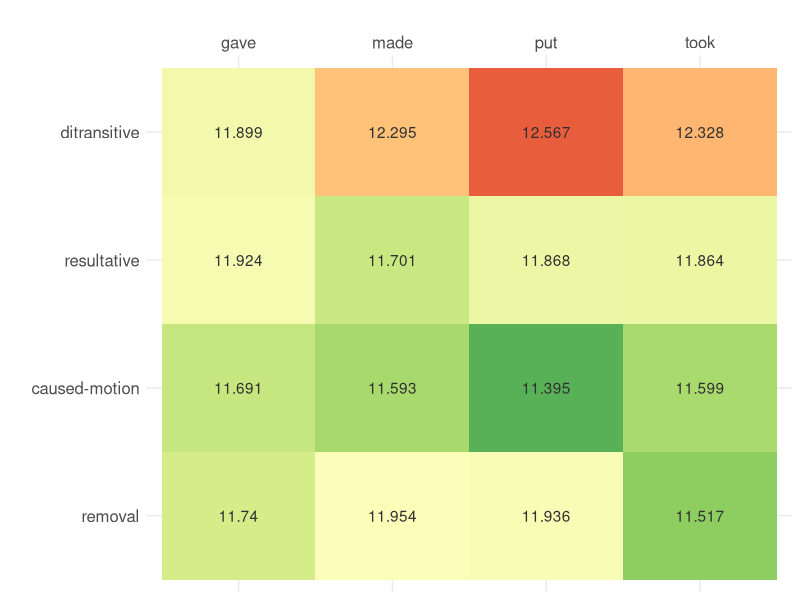
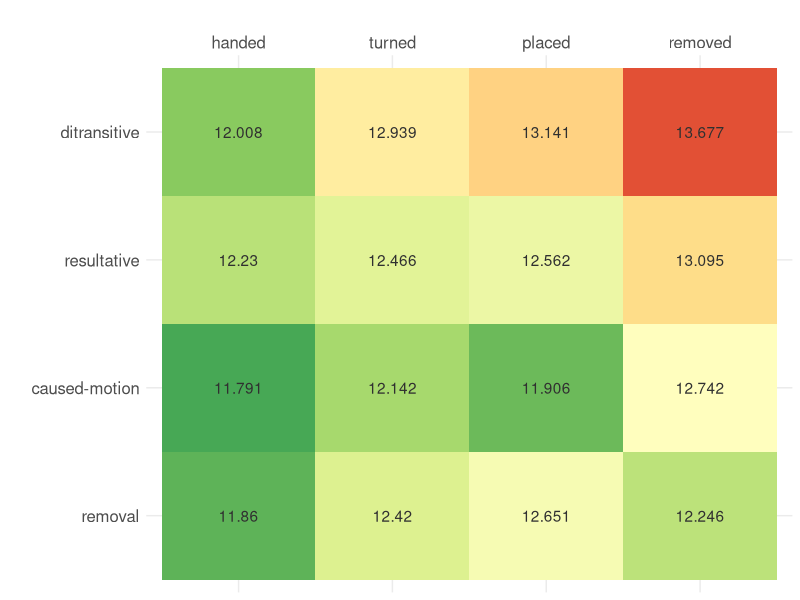
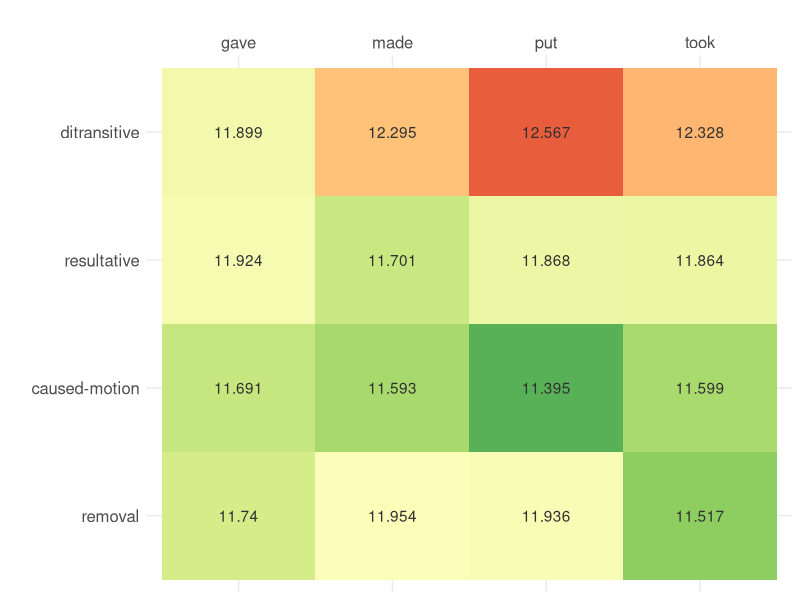
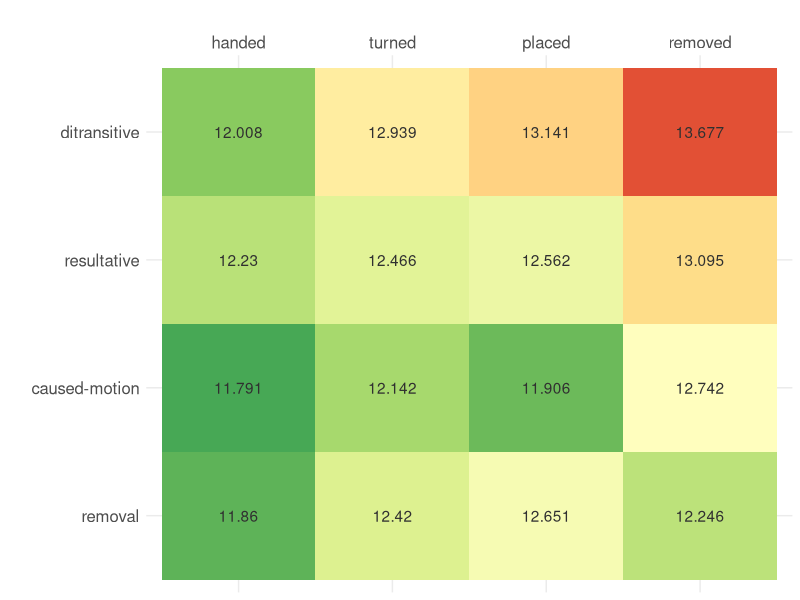

Source code (R) for these figures, in order:
library(tidyverse)
library(ggplot2)

high_freq_df = data.frame(
  cxn=c("ditransitive", "ditransitive", "ditransitive", "ditransitive",
        "resultative", "resultative", "resultative", "resultative",
        "caused-motion", "caused-motion", "caused-motion", "caused-motion",
        "removal", "removal", "removal", "removal"),
  verb=c("gave", "made", "put", "took",
         "gave", "made", "put", "took",
         "gave", "made", "put", "took",
         "gave", "made", "put", "took"),
  values=c(11.899, 12.295, 12.567, 12.328,
           11.924, 11.701, 11.868, 11.864,
           11.691, 11.593, 11.395, 11.599,
           11.740, 11.954, 11.936, 11.517)
) %>%
  mutate(cxn=factor(cxn, levels=rev(c(
    "ditransitive", "resultative", "caused-motion", "removal")))) %>%
  mutate(verb=factor(verb, levels=c(
    "gave", "made", "put", "took")))

low_freq_df = data.frame(
  cxn=c("ditransitive", "ditransitive", "ditransitive", "ditransitive",
        "resultative", "resultative", "resultative", "resultative",
        "caused-motion", "caused-motion", "caused-motion", "caused-motion",
        "removal", "removal", "removal", "removal"),
  verb=c("handed", "turned", "placed", "removed",
         "handed", "turned", "placed", "removed",
         "handed", "turned", "placed", "removed",
         "handed", "turned", "placed", "removed"),
  values=c(12.008, 12.939, 13.141, 13.677,
           12.230, 12.466, 12.562, 13.095,
           11.791, 12.142, 11.906, 12.742,
           11.860, 12.420, 12.651, 12.246)
) %>%
  mutate(cxn=factor(cxn, levels=rev(c(
    "ditransitive", "resultative", "caused-motion", "removal")))) %>%
  mutate(verb=factor(verb, levels=c(
    "handed", "turned", "placed", "removed")))

# fig:jg-grid-high-freq
ggplot(high_freq_df, aes(verb, cxn, fill=values)) + 
  geom_tile() +
  xlab("") +
  ylab("") +
  scale_x_discrete(position = "top") +
  scale_fill_distiller(palette = "RdYlGn",
    limits = c(min(high_freq_df$values) - 0.1, max(high_freq_df$values) + 0.1)) +
  geom_text(aes(label = values), color="#303030") +
  theme_minimal() +
  theme(legend.position = "none") +
  theme(text = element_text(size=15))

ggsave("jg-grid-high-freq.pdf", width=4.5, height=3.5)

# fig: jg-grid-low-freq
ggplot(low_freq_df, aes(verb, cxn, fill=values)) + 
  geom_tile() +
  xlab("") +
  ylab("") +
  scale_x_discrete(position = "top") +
  scale_fill_distiller(palette = "RdYlGn",
    limits = c(min(low_freq_df$values) - 0.1, max(low_freq_df$values) + 0.1)) +
  geom_text(aes(label = values), color="#303030") +
  theme_minimal() +
  theme(legend.position = "none") +
  theme(text = element_text(size=15))

ggsave("jg-grid-low-freq.pdf", width=4.5, height=3.5)
